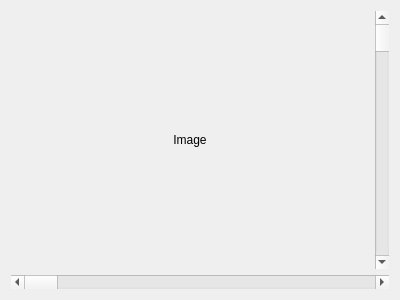
<?xml version="1.0" encoding="UTF-8"?>
<ui version="4.0">
 <class>ZoomableImageWidget</class>
 <widget class="QWidget" name="ZoomableImageWidget">
  <property name="geometry">
   <rect>
    <x>0</x>
    <y>0</y>
    <width>400</width>
    <height>300</height>
   </rect>
  </property>
  <property name="windowTitle">
   <string>Form</string>
  </property>
  <layout class="QVBoxLayout" name="verticalLayout" stretch="1,0">
   <item>
    <layout class="QHBoxLayout" name="horizontalLayout">
     <item>
      <widget class="QLabel" name="label">
       <property name="text">
        <string>Image</string>
       </property>
       <property name="alignment">
        <set>Qt::AlignmentFlag::AlignCenter</set>
       </property>
      </widget>
     </item>
     <item>
      <widget class="QScrollBar" name="verticalScrollBar">
       <property name="orientation">
        <enum>Qt::Orientation::Vertical</enum>
       </property>
      </widget>
     </item>
    </layout>
   </item>
   <item>
    <widget class="QScrollBar" name="horizontalScrollBar">
     <property name="orientation">
      <enum>Qt::Orientation::Horizontal</enum>
     </property>
    </widget>
   </item>
  </layout>
 </widget>
 <resources/>
 <connections/>
</ui>
